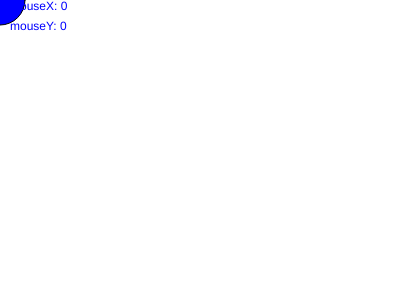
Frame 1 (no input)
Frame 60 (no input): identical to frame 1, image omitted
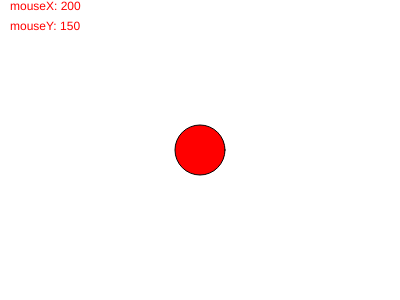
Frame 120 (the mouse pressed at the canvas centre since frame 60)

The p5.js sketch that drew these frames (run headless with seeded random() and noise() and a simulated clock; from frame 60 on, the mouse is pressed at the canvas centre):

// p5.js sketch
// ── sketch.js
let diameter = 50; // set variable diameter = 50

function setup(){
    createCanvas(400, 300); //create canvas 400px width and 300px heigth
}

function draw(){

    background(255); //set barckground

    // width is built-in variable of P5.js
    if(mouseX < width / 2) //simple conditional statement
        fill('blue');
    else
        fill('red');
    
     circle(mouseX, mouseY, diameter);
     text('mouseX: ' + mouseX, 10, 10); //to display the X axis in the canvas when the mouse move
     text('mouseY: ' + mouseY, 10, 30); //to display the Y axis in the canvas when the mouse move


}
